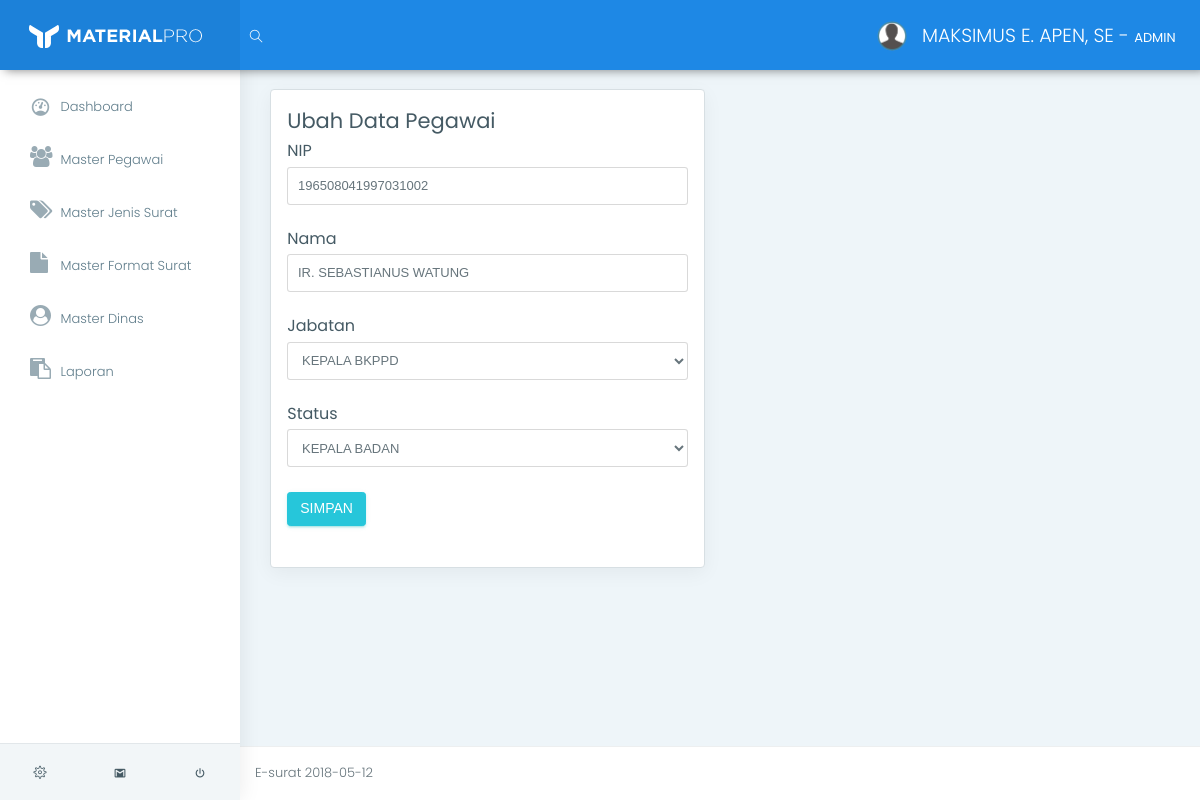
Page /app/index.php?page=edit&id_pegawai=PEG1001 (signed in) on the earlier database version.
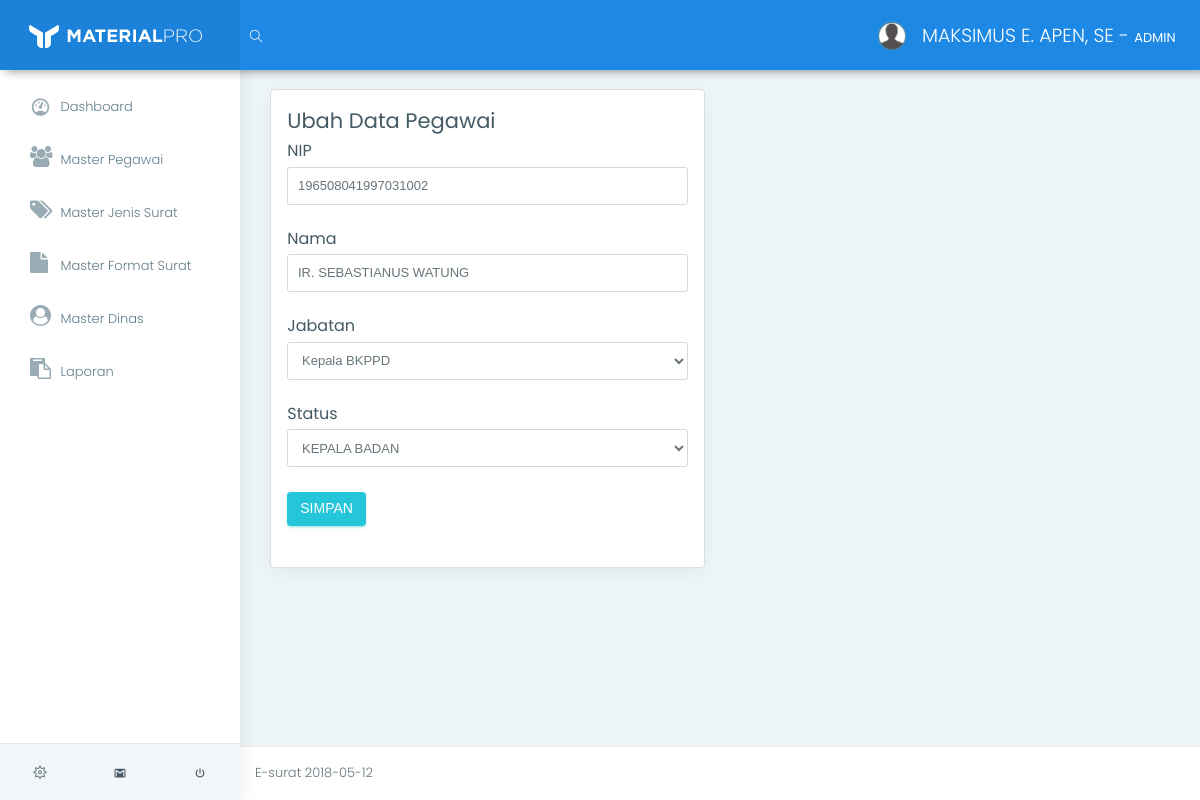
Same page on the later database version.
### tables this page shows
CREATE TABLE `tb_pegawai` (
  `id_pegawai` varchar(11) NOT NULL,
  `nip` varchar(20) NOT NULL,
  `nama` varchar(100) NOT NULL,
  `id_jabatan` int(11) NOT NULL
);

CREATE TABLE `tb_jabatan` (
  `id_jabatan` int(11) NOT NULL,
  `jabatan` varchar(100) NOT NULL
);

### app/helper/koneksi.php (called while the page is built, shortened)
<?php
class Koneksi {
	private $koneksi;
	function __construct(){
		$this->koneksi = new mysqli("localhost","root","","db_e_surat");
	}
	public function setQuery($sql){
		return $this->koneksi->query($sql);
	}
}
 ?>

### app/helper/crud.php (called while the page is built, shortened)
<?php
include_once 'koneksi.php';
class Crud {
	function __construct(){
		$this->koneksi = new Koneksi();
	}
	public function view($sql){
		$result = $this->koneksi->setQuery($sql);
		$data = [];
        while ($row = $result->fetch_assoc()) {
            $data[] = $row;
        }
        return $data;
	}
}
 ?>

### app/m_pegawai/edit_form.php (the view, shortened to what this page needs)
<?php
$id_pegawai = $_GET['id_pegawai'];
$crud       = new Crud();
$result     = $crud->view(" SELECT * FROM tb_pegawai INNER JOIN tb_login
                            ON tb_pegawai.id_pegawai = tb_login.id_pegawai
                            WHERE tb_pegawai.id_pegawai = '$id_pegawai'")[0];
?>
<div class="row">
    <div class="col-lg-6">
        <div class="card">
            <div class="card-block">
                <h3>Ubah Data Pegawai</h3>
                <form action="m_pegawai/edit.php" method="POST">
                <div class="form-group">
                    <h5>NIP</h5>
                    <input required type="text" value="<?= $result['nip'] ?>" name="nip" class="form-control" placeholder="NIP"/>
                </div>
                <div class="form-group">
                    <h5>Nama</h5>
                    <input required type="text" name="nama" value="<?= $result['nama'] ?>" class="form-control" placeholder="Nama"/>
                </div>
                <div class="form-group">
                    <h5>Jabatan</h5>
                    <select required name="id_jabatan" class="form-control">
                        <?php
                            $crud   = new Crud();
                            $res    = $crud->view("SELECT * FROM tb_jabatan");
                            foreach ($res as $value):
                        ?>
                        <option <?= ($result['id_jabatan']==$value['id_jabatan'])?"selected":"" ?> value="<?= $value['id_jabatan'] ?>"><?= $value['jabatan'] ?></option>
                        <?php endforeach ?>
                    </select>
                </div>
                <div class="form-group">
                    <h5>Status</h5>
                    <select required name="status" class="form-control">
                        <?php
                            $res = array('KEPALA BADAN', 'ADMIN', 'TU', 'DINAS');
                            foreach ($res as $value):
                        ?>
                        <option <?= ($result['status']==$value)?"selected":"" ?> value="<?= $value ?>"><?= $value ?></option>
                        <?php endforeach ?>
                    </select>
                </div>
                <div class="form-group">
                    <button type="submit" name="id_pegawai" value="<?= $result['id_pegawai'] ?>"  class="btn btn-success">
                        SIMPAN
                    </button>
                </div>
                </form>
            </div>
        </div>
    </div>
</div>

Differences in the rows shown:
changed through a linked row, tb_pegawai: id_jabatan "KEPALA BKPPD" → "Kepala BKPPD"
